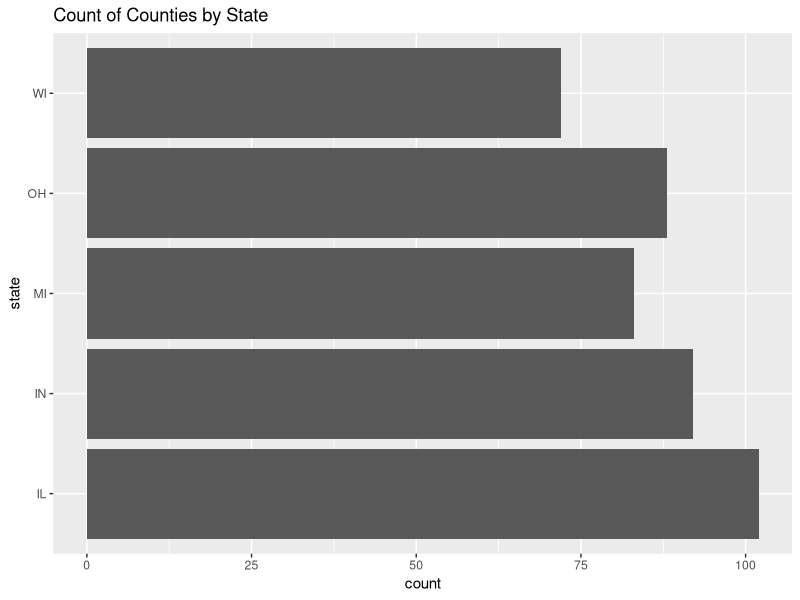
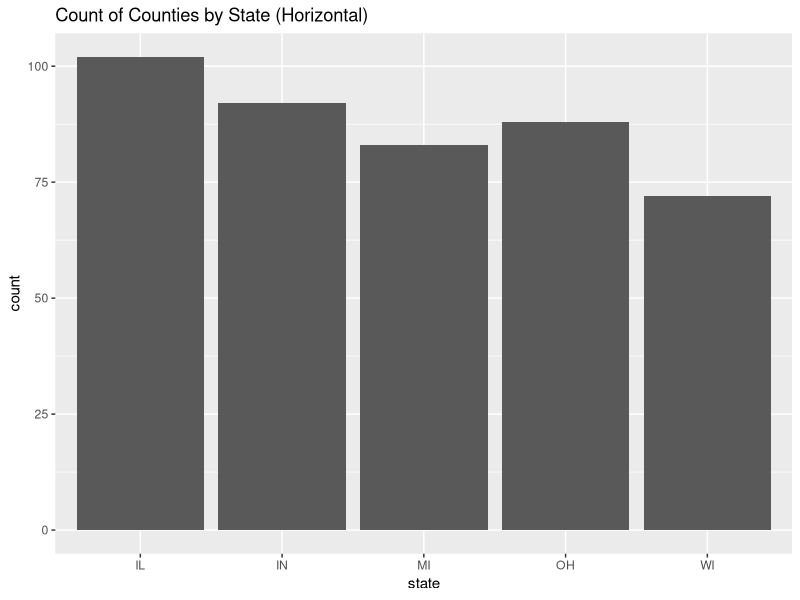
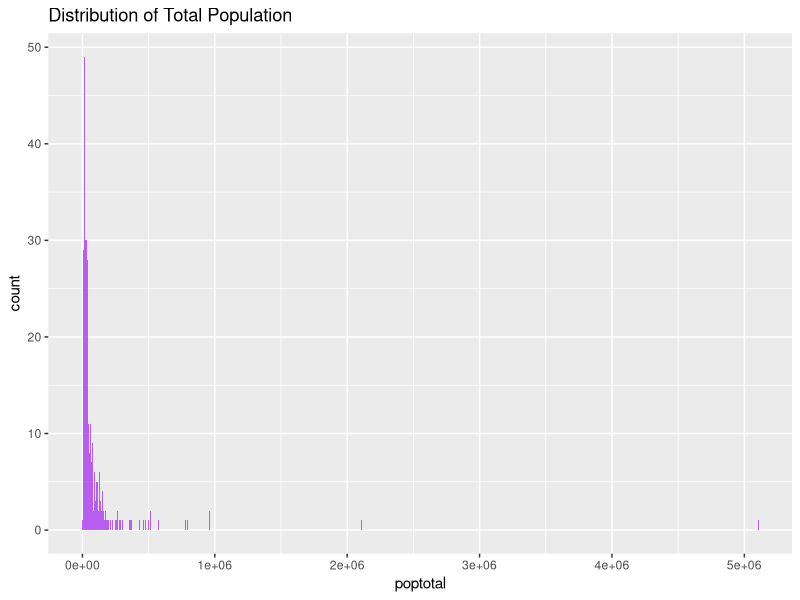
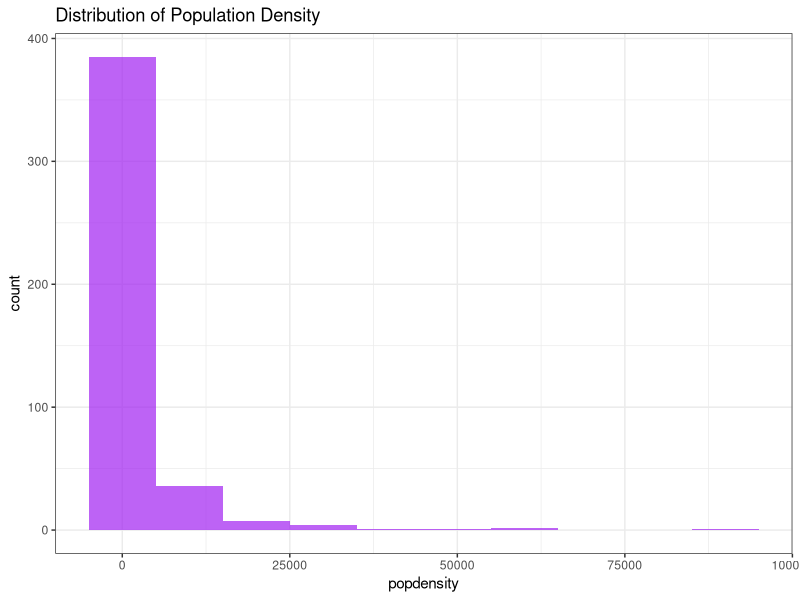
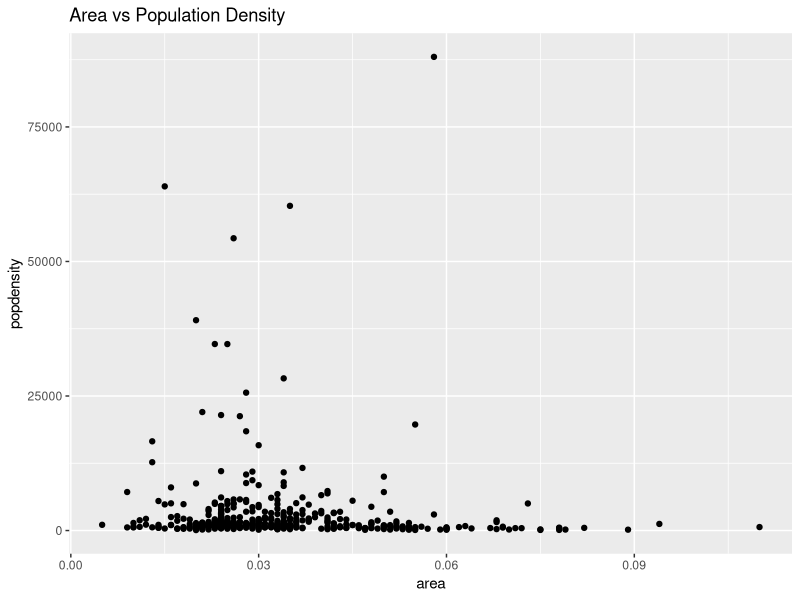
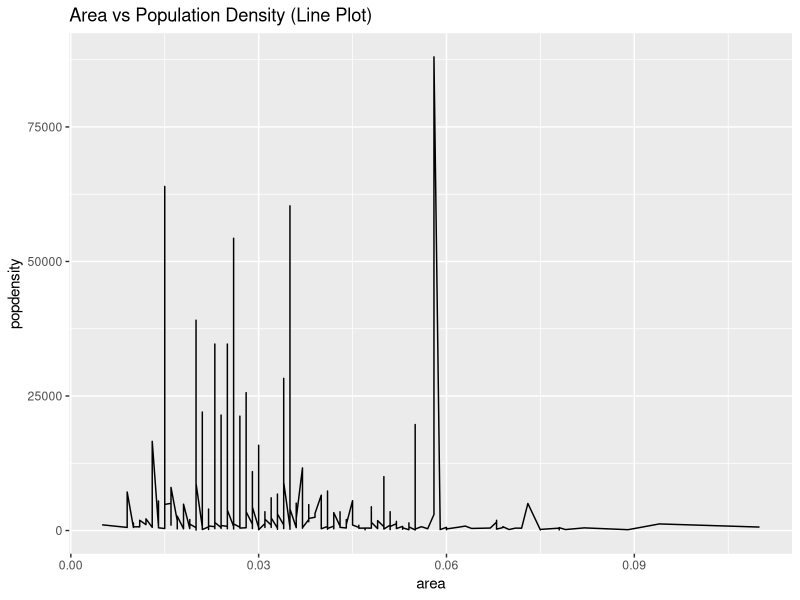
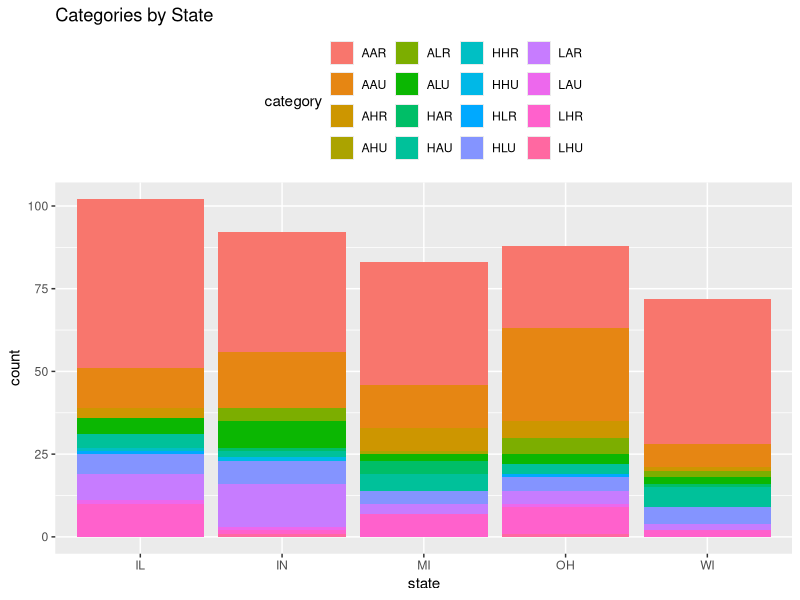

These figures' R source, in order:
## ---- chunk 1
library(ggplot2)
library(dplyr)
library(pillar)
data("midwest")
## ---- chunk 2
head(midwest)
tail(midwest)
str(midwest)
names(midwest)
glimpse(midwest)
class(midwest)
## ---- chunk 3
ggplot(midwest) +
  geom_bar(aes(y = state)) +
  labs(title = "Count of Counties by State")
## ---- chunk 4
ggplot(midwest) +
  geom_bar(aes(y = state)) +
  labs(title = "Count of Counties by State (Horizontal)") +
  coord_flip()
## ---- chunk 5
ggplot(midwest, aes(x = poptotal)) +
  geom_histogram(fill = "purple", alpha = 0.7, binwidth = 5000) +
  labs(title = "Distribution of Total Population")
## ---- chunk 6
ggplot(midwest, aes(x = popdensity)) +
  geom_histogram(fill = "purple", alpha = 0.7, binwidth = 10000) +
  labs(title = "Distribution of Population Density") +
  theme_bw()
## ---- chunk 7
ggplot(midwest, aes(x = area, y = popdensity)) +
  geom_point() +
  labs(title = "Area vs Population Density")
## ---- chunk 8
ggplot(midwest, aes(x = area, y = popdensity)) +
  geom_line() +
  labs(title = "Area vs Population Density (Line Plot)")
## ---- chunk 9
midwest$state <- factor(midwest$state)
midwest$category <- factor(midwest$category)

ggplot(midwest, aes(x = state, fill = category)) +
  geom_bar() +
  labs(title = "Categories by State") +
  theme(legend.position = "top")
